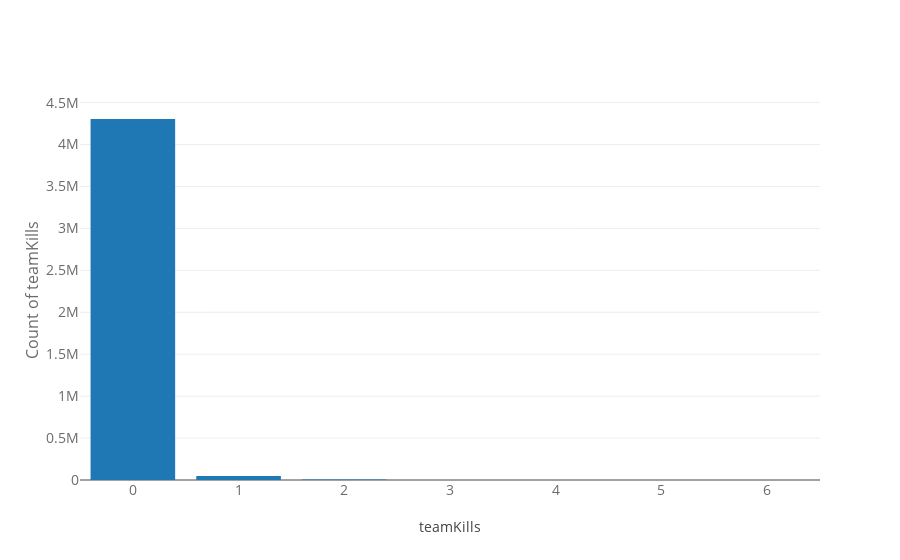

The code cell stored with this chart in its notebook:
### Markdown cell above
- teamKills : Number of times this player killed a teammate.

### Code cell
temp = df_train['teamKills'].value_counts().sort_values(ascending=False)

trace = go.Bar(
    x = temp.index,
    y = (temp),
)
data = [trace]
layout = go.Layout(
    title = "",
    xaxis=dict(
        title='teamKills',
        tickfont=dict(
            size=14,
            color='rgb(107, 107, 107)'
        )
    ),
    yaxis=dict(
        title='Count of teamKills',
        titlefont=dict(
            size=16,
            color='rgb(107, 107, 107)'
        ),
        tickfont=dict(
            size=14,
            color='rgb(107, 107, 107)'
        )
)
)
fig = go.Figure(data=data, layout=layout)
py.iplot(fig, filename='schoolStateNames')
0

### Figure 1 — Plotly figure (JSON) as saved in the notebook; plotly's stock layout.template omitted (floating-point values rounded to 4 significant figures)
{"data": [{"x": [0, 1, 2, 3, 4, 6, 5], "y": [4304426, 46252, 5834, 728, 86, 6, 4], "type": "bar", "uid": "9cd15a74-ccac-11e8-b055-0242ac130002"}], "layout": {"title": "", "xaxis": {"tickfont": {"color": "rgb(107, 107, 107)", "size": 14}, "title": "teamKills"}, "yaxis": {"tickfont": {"color": "rgb(107, 107, 107)", "size": 14}, "title": "Count of teamKills", "titlefont": {"color": "rgb(107, 107, 107)", "size": 16}}}}
